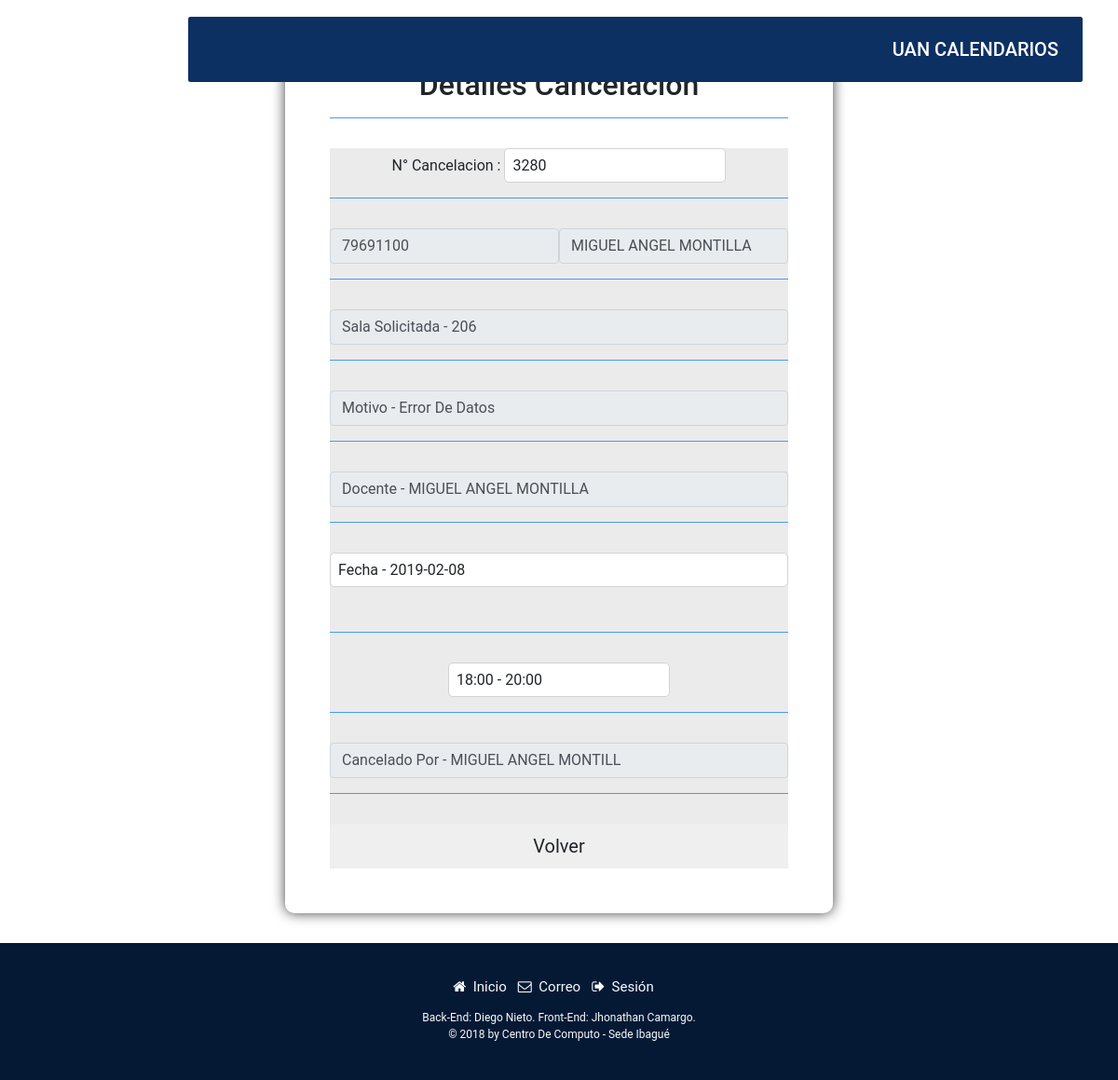
The app's page /details.php?id=3280 (signed in) with its own data.
### tables this page shows
CREATE TABLE IF NOT EXISTS `sala` (
  `id` int(11) NOT NULL AUTO_INCREMENT,
  `doc_st` bigint(20) NOT NULL,
  `name_st` varchar(30) NOT NULL,
  `date_req` varchar(20) NOT NULL,
  `home_room` varchar(25) NOT NULL,
  `teach` varchar(30) NOT NULL,
  `lapse_t` varchar(20) NOT NULL,
  `block_r` varchar(5) NOT NULL,
  `asigned_r` varchar(25) NOT NULL,
  `user_m` varchar(30) NOT NULL,
  `state` varchar(20) NOT NULL,
  `reason` varchar(30) NOT NULL,
  `name_can` varchar(20) NOT NULL,
  PRIMARY KEY (`id`),
  UNIQUE KEY `id` (`id`)
);

### db/dbs_utilities.php (called while the page is built, shortened)
<?php
$mysqli = new mysqli(DB_HOST,DB_USER,DB_PASSWORD,DB_DATABASE);
function verSolicitudId ( $id )
{
	global $mysqli, $result;
	$sql = "SELECT * FROM sala WHERE id = {$id}";
	$result = $mysqli->query($sql);
		if( $result->num_rows )	{
			return $result;
		}
		else{
			return false;
		}
	return $result;
}
?>

### details.php (the view, shortened to what this page needs)
<?php
include_once('db/dbs_utilities.php');
if ($_GET) {
    $id = (isset($_GET['id'])) ? $_GET['id'] : b ;
}else{
    header('Location: index.php?error=4');
}
$result = verSolicitudId($id);
$user = $result->fetch_assoc();
?>
<!DOCTYPE html>
<html>
<head>
    <link rel="stylesheet" type="text/css" href="css/stylesRequestOriginal.css">
    <link rel="stylesheet" type="text/css" href="css/normalize7.css">
    <link rel="stylesheet" href="https://maxcdn.bootstrapcdn.com/bootstrap/4.0.0-alpha.6/css/bootstrap.min.css">
</head>
<?php include_once('header.php'); ?>
<body>
    <div class="contenedor">
        <div class="cuadro">
            <div class="titulo">
                <h2>Detalles Cancelacion</h2>
                <hr>
            </div>
            <div class="contenido">
                <div class="formulario">
                    <form name="fCancel" action="listas.php" method="POST">
                        <div class="datos-horario">
                            <div class="hora-inicio">
                                N° Cancelacion : <input name="id" class="botons" type="text" id="redondo" value="<?php echo $user['id'];?>" readonly>
                            </div>
                        </div>
                        <hr>
                        <div class="datos-estudiante">
                            <input name="doc_est" type="text" class="form-control" value="<?php echo $user['doc_st']; ?>" type="number" readonly>
                            <input name="name_est" type="text" class="form-control" value="<?php echo $user['name_st']; ?>" required="" type="text" readonly>
                        </div>
                        <hr>
                        <div class="datos-salon">
                            <input type="text" class="form-control" value="Sala Solicitada - <?php echo $user['home_room']; ?>" required="" autocomplete="off" type="text" readonly>
                        </div>
                        <hr>
                        <div class="datos-salon">
                            <input type="text" class="form-control" value="Motivo - <?php echo $user['reason']; ?>" required="" autocomplete="off" type="text" readonly>
                        </div>
                        <hr>
                        <div class="datos-docente">
                            <input type="text" class="form-control" value="Docente - <?php echo $user['teach']; ?>" required="" autocomplete="off" type="text" readonly>
                        </div>
                        <hr>
                        <div class="datos-dia">
                            <input class="botons" type="text" required="" step="1" min="2017-01-01" max="2017-12-31" value="Fecha - <?php echo $user['date_req'];?>" readonly>
                        </div>
                        <hr>
                        <div class="datos-horario">
                            <div class="hora-inicio">
                                <input class="botons" type="text" id="redondo" value="<?php echo $user['lapse_t'];?>" readonly>
                            </div>
                        </div>
                        <hr>
                        <div class="datos-docente">
                            <input type="text" class="form-control" value="Cancelado Por - <?php echo $user['name_can']; ?>" required="" autocomplete="off" type="text" readonly>
                        </div>
                        <hr>
                        <div class="boton-enviar">
                            <button type="submit" class="btn btn-inverse btn-lg btn-block" name="sendCancel" value="Enviar Solicitud">Volver</button>
                        </div>
                    </form>
                </div>
            </div>
        </div>
    </div>
</body>
<?php include_once('footer.php'); ?>
</html>

### css/stylesRequestOriginal.css (style rules this page uses)
.boton-enviar { margin-top: 2em; display: flex; justify-content: center; }
.botons { margin: 0; border: 1px solid #d3d3d3; border-radius: 5px; box-shadow: 0; padding: .5em; }
.contenedor { padding: 2em; display: flex; justify-content: center; }
.cuadro { border-radius: 10px; padding: 0em 3em 3em; -webkit-box-shadow: 0px 0px 14px 0px rgba(0, 0, 0, 0.75); -moz-box-shadow: 0px 0px 14px 0px rgba(0, 0, 0, 0.75); box-shadow: 0px 0px 14px 0px rgba(0, 0, 0, 0.75); }
.datos-dia { display: flex; flex-direction: column; justify-content: space-around; margin-bottom: 3em; }
.datos-estudiante { display: flex; }
.datos-horario { display: flex; justify-content: space-around; }
.titulo { margin-top: 2.5em; text-align: center; }

### css/styles.css (style rules this page uses)
* { font-family: 'Roboto', sans-serif; }
body { background-color: #FFFFFF; display: -webkit-box; display: -ms-flexbox; display: flex; -webkit-box-orient: vertical; -webkit-box-direction: normal; -ms-flex-direction: column; flex-direction: column; margin: 0; }
hr { margin-bottom: 2em; height: 0; border-color: #4999f4; }
.contenido { background-color: rgba(0, 0, 0, 0.08); display: -webkit-box; display: -ms-flexbox; display: flex; }

### records on screen
sala: id "3280", doc_est "79691100", name_est "MIGUEL ANGEL MONTILLA", home_room "Sala Solicitada - 206", reason "Motivo - Error De Datos", teach "Docente - MIGUEL ANGEL MONTILLA", date_req "Fecha - 2019-02-08", lapse_t "18:00 - 20:00", name_can "Cancelado Por - MIGUEL ANGEL MONTILL"
